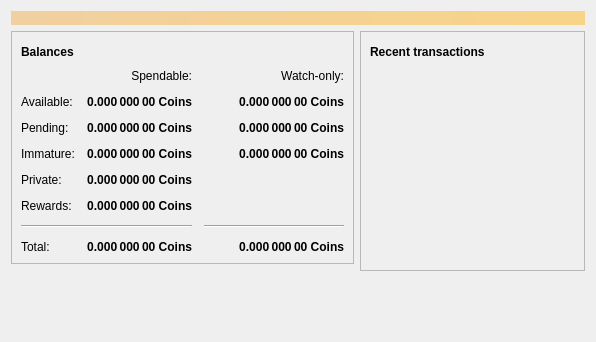
<?xml version="1.0" encoding="UTF-8"?>
<ui version="4.0">
 <class>OverviewPage</class>
 <widget class="QWidget" name="OverviewPage">
  <property name="geometry">
   <rect>
    <x>0</x>
    <y>0</y>
    <width>596</width>
    <height>342</height>
   </rect>
  </property>
  <property name="windowTitle">
   <string>Form</string>
  </property>
  <layout class="QVBoxLayout" name="topLayout">
   <item>
    <widget class="QLabel" name="labelAlerts">
     <property name="visible">
      <bool>false</bool>
     </property>
     <property name="styleSheet">
      <string notr="true">QLabel { background-color: qlineargradient(x1: 0, y1: 0, x2: 1, y2: 0, stop:0 #F0D0A0, stop:1 #F8D488); color:#000000; }</string>
     </property>
     <property name="wordWrap">
      <bool>true</bool>
     </property>
     <property name="margin">
      <number>3</number>
     </property>
     <property name="textInteractionFlags">
      <set>Qt::TextSelectableByMouse</set>
     </property>
    </widget>
   </item>
   <item>
    <layout class="QHBoxLayout" name="horizontalLayout" stretch="1,1">
     <item>
      <layout class="QVBoxLayout" name="verticalLayout_2">
       <item>
        <widget class="QFrame" name="frame">
         <property name="frameShape">
          <enum>QFrame::StyledPanel</enum>
         </property>
         <property name="frameShadow">
          <enum>QFrame::Raised</enum>
         </property>
         <layout class="QVBoxLayout" name="verticalLayout_4">
          <item>
           <layout class="QHBoxLayout" name="horizontalLayout_4">
            <item>
             <widget class="QLabel" name="label_6">
              <property name="font">
               <font>
                <bold>true</bold>
               </font>
              </property>
              <property name="text">
               <string>Balances</string>
              </property>
             </widget>
            </item>
            <item>
             <widget class="QPushButton" name="labelWalletStatus">
              <property name="enabled">
               <bool>true</bool>
              </property>
              <property name="maximumSize">
               <size>
                <width>30</width>
                <height>16777215</height>
               </size>
              </property>
              <property name="toolTip">
               <string>The displayed information may be out of date. Your wallet automatically synchronizes with the ZKstake network after a connection is established, but this process has not completed yet.</string>
              </property>
              <property name="text">
               <string/>
              </property>
              <property name="icon">
               <iconset resource="../zkstake.qrc">
                <normaloff>:/icons/warning</normaloff>
                <disabledoff>:/icons/warning</disabledoff>:/icons/warning</iconset>
              </property>
              <property name="iconSize">
               <size>
                <width>24</width>
                <height>24</height>
               </size>
              </property>
              <property name="flat">
               <bool>true</bool>
              </property>
             </widget>
            </item>
            <item>
             <spacer name="horizontalSpacer_4">
              <property name="orientation">
               <enum>Qt::Horizontal</enum>
              </property>
              <property name="sizeHint" stdset="0">
               <size>
                <width>40</width>
                <height>20</height>
               </size>
              </property>
             </spacer>
            </item>
           </layout>
          </item>
          <item>
           <layout class="QGridLayout" name="gridLayout" rowstretch="0,0,0,0,0,0,0,0">
            <property name="spacing">
             <number>12</number>
            </property>
            <item row="7" column="0">
             <widget class="QLabel" name="labelTotalText">
              <property name="text">
               <string>Total:</string>
              </property>
             </widget>
            </item>
            <item row="7" column="1">
             <widget class="QLabel" name="labelTotal">
              <property name="font">
               <font>
                <bold>true</bold>
               </font>
              </property>
              <property name="cursor">
               <cursorShape>IBeamCursor</cursorShape>
              </property>
              <property name="toolTip">
               <string>Your current total balance</string>
              </property>
              <property name="text">
               <string notr="true">0.000 000 00 Coins</string>
              </property>
              <property name="alignment">
               <set>Qt::AlignRight|Qt::AlignTrailing|Qt::AlignVCenter</set>
              </property>
              <property name="textInteractionFlags">
               <set>Qt::LinksAccessibleByMouse|Qt::TextSelectableByKeyboard|Qt::TextSelectableByMouse</set>
              </property>
             </widget>
            </item>
            <item row="1" column="2">
             <widget class="QLabel" name="labelWatchAvailable">
              <property name="font">
               <font>
                <bold>true</bold>
               </font>
              </property>
              <property name="cursor">
               <cursorShape>IBeamCursor</cursorShape>
              </property>
              <property name="toolTip">
               <string>Your current balance in watch-only addresses</string>
              </property>
              <property name="text">
               <string notr="true">0.000 000 00 Coins</string>
              </property>
              <property name="alignment">
               <set>Qt::AlignRight|Qt::AlignTrailing|Qt::AlignVCenter</set>
              </property>
              <property name="textInteractionFlags">
               <set>Qt::LinksAccessibleByMouse|Qt::TextSelectableByKeyboard|Qt::TextSelectableByMouse</set>
              </property>
             </widget>
            </item>
            <item row="2" column="2">
             <widget class="QLabel" name="labelWatchPending">
              <property name="font">
               <font>
                <bold>true</bold>
               </font>
              </property>
              <property name="cursor">
               <cursorShape>IBeamCursor</cursorShape>
              </property>
              <property name="toolTip">
               <string>Unconfirmed transactions to watch-only addresses</string>
              </property>
              <property name="text">
               <string notr="true">0.000 000 00 Coins</string>
              </property>
              <property name="alignment">
               <set>Qt::AlignRight|Qt::AlignTrailing|Qt::AlignVCenter</set>
              </property>
              <property name="textInteractionFlags">
               <set>Qt::LinksAccessibleByMouse|Qt::TextSelectableByKeyboard|Qt::TextSelectableByMouse</set>
              </property>
             </widget>
            </item>
            <item row="3" column="2">
             <widget class="QLabel" name="labelWatchImmature">
              <property name="font">
               <font>
                <bold>true</bold>
               </font>
              </property>
              <property name="cursor">
               <cursorShape>IBeamCursor</cursorShape>
              </property>
              <property name="toolTip">
               <string>Mined balance in watch-only addresses that has not yet matured</string>
              </property>
              <property name="text">
               <string notr="true">0.000 000 00 Coins</string>
              </property>
              <property name="alignment">
               <set>Qt::AlignRight|Qt::AlignTrailing|Qt::AlignVCenter</set>
              </property>
              <property name="textInteractionFlags">
               <set>Qt::LinksAccessibleByMouse|Qt::TextSelectableByKeyboard|Qt::TextSelectableByMouse</set>
              </property>
             </widget>
            </item>
            <item row="6" column="0" colspan="2">
             <widget class="Line" name="line">
              <property name="orientation">
               <enum>Qt::Horizontal</enum>
              </property>
             </widget>
            </item>
            <item row="2" column="1">
             <widget class="QLabel" name="labelUnconfirmed">
              <property name="font">
               <font>
                <bold>true</bold>
               </font>
              </property>
              <property name="cursor">
               <cursorShape>IBeamCursor</cursorShape>
              </property>
              <property name="toolTip">
               <string>Total of transactions that have yet to be confirmed, and do not yet count toward the spendable balance</string>
              </property>
              <property name="text">
               <string notr="true">0.000 000 00 Coins</string>
              </property>
              <property name="alignment">
               <set>Qt::AlignRight|Qt::AlignTrailing|Qt::AlignVCenter</set>
              </property>
              <property name="textInteractionFlags">
               <set>Qt::LinksAccessibleByMouse|Qt::TextSelectableByKeyboard|Qt::TextSelectableByMouse</set>
              </property>
             </widget>
            </item>
            <item row="6" column="2">
             <widget class="Line" name="lineWatchBalance">
              <property name="sizePolicy">
               <sizepolicy hsizetype="Preferred" vsizetype="Fixed">
                <horstretch>0</horstretch>
                <verstretch>0</verstretch>
               </sizepolicy>
              </property>
              <property name="minimumSize">
               <size>
                <width>140</width>
                <height>0</height>
               </size>
              </property>
              <property name="orientation">
               <enum>Qt::Horizontal</enum>
              </property>
             </widget>
            </item>
            <item row="3" column="0">
             <widget class="QLabel" name="labelImmatureText">
              <property name="text">
               <string>Immature:</string>
              </property>
             </widget>
            </item>
            <item row="3" column="1">
             <widget class="QLabel" name="labelImmature">
              <property name="font">
               <font>
                <bold>true</bold>
               </font>
              </property>
              <property name="cursor">
               <cursorShape>IBeamCursor</cursorShape>
              </property>
              <property name="toolTip">
               <string>Mined balance that has not yet matured</string>
              </property>
              <property name="text">
               <string notr="true">0.000 000 00 Coins</string>
              </property>
              <property name="alignment">
               <set>Qt::AlignRight|Qt::AlignTrailing|Qt::AlignVCenter</set>
              </property>
              <property name="textInteractionFlags">
               <set>Qt::LinksAccessibleByMouse|Qt::TextSelectableByKeyboard|Qt::TextSelectableByMouse</set>
              </property>
             </widget>
            </item>
            <item row="7" column="2">
             <widget class="QLabel" name="labelWatchTotal">
              <property name="font">
               <font>
                <bold>true</bold>
               </font>
              </property>
              <property name="cursor">
               <cursorShape>IBeamCursor</cursorShape>
              </property>
              <property name="toolTip">
               <string>Current total balance in watch-only addresses</string>
              </property>
              <property name="text">
               <string notr="true">0.000 000 00 Coins</string>
              </property>
              <property name="alignment">
               <set>Qt::AlignRight|Qt::AlignTrailing|Qt::AlignVCenter</set>
              </property>
              <property name="textInteractionFlags">
               <set>Qt::LinksAccessibleByMouse|Qt::TextSelectableByKeyboard|Qt::TextSelectableByMouse</set>
              </property>
             </widget>
            </item>
            <item row="0" column="2">
             <widget class="QLabel" name="labelWatchonly">
              <property name="text">
               <string>Watch-only:</string>
              </property>
              <property name="alignment">
               <set>Qt::AlignRight|Qt::AlignTrailing|Qt::AlignVCenter</set>
              </property>
             </widget>
            </item>
            <item row="1" column="0">
             <widget class="QLabel" name="labelBalanceText">
              <property name="text">
               <string>Available:</string>
              </property>
             </widget>
            </item>
            <item row="1" column="1">
             <widget class="QLabel" name="labelBalance">
              <property name="font">
               <font>
                <bold>true</bold>
               </font>
              </property>
              <property name="cursor">
               <cursorShape>IBeamCursor</cursorShape>
              </property>
              <property name="toolTip">
               <string>Your current spendable balance</string>
              </property>
              <property name="text">
               <string notr="true">0.000 000 00 Coins</string>
              </property>
              <property name="alignment">
               <set>Qt::AlignRight|Qt::AlignTrailing|Qt::AlignVCenter</set>
              </property>
              <property name="textInteractionFlags">
               <set>Qt::LinksAccessibleByMouse|Qt::TextSelectableByKeyboard|Qt::TextSelectableByMouse</set>
              </property>
             </widget>
            </item>
            <item row="0" column="1">
             <widget class="QLabel" name="labelSpendable">
              <property name="text">
               <string>Spendable:</string>
              </property>
              <property name="alignment">
               <set>Qt::AlignRight|Qt::AlignTrailing|Qt::AlignVCenter</set>
              </property>
             </widget>
            </item>
            <item row="2" column="0">
             <widget class="QLabel" name="labelPendingText">
              <property name="text">
               <string>Pending:</string>
              </property>
              <property name="margin">
               <number>0</number>
              </property>
             </widget>
            </item>
            <item row="4" column="0">
             <widget class="QLabel" name="labelPrivateTotalText">
              <property name="mouseTracking">
               <bool>false</bool>
              </property>
              <property name="text">
               <string>Private:</string>
              </property>
              <property name="textFormat">
               <enum>Qt::AutoText</enum>
              </property>
             </widget>
            </item>
            <item row="4" column="1">
             <widget class="QLabel" name="labelPrivateBalance">
              <property name="font">
               <font>
                <bold>true</bold>
               </font>
              </property>
              <property name="cursor">
               <cursorShape>IBeamCursor</cursorShape>
              </property>
              <property name="toolTip">
               <string>Your current private balance</string>
              </property>
              <property name="text">
               <string>0.000 000 00 Coins</string>
              </property>
              <property name="alignment">
               <set>Qt::AlignRight|Qt::AlignTrailing|Qt::AlignVCenter</set>
              </property>
              <property name="textInteractionFlags">
               <set>Qt::LinksAccessibleByMouse|Qt::TextSelectableByKeyboard|Qt::TextSelectableByMouse</set>
              </property>
             </widget>
            </item>
            <item row="2" column="3">
             <spacer name="horizontalSpacer_2">
              <property name="orientation">
               <enum>Qt::Horizontal</enum>
              </property>
              <property name="sizeType">
               <enum>QSizePolicy::Expanding</enum>
              </property>
              <property name="sizeHint" stdset="0">
               <size>
                <width>40</width>
                <height>13</height>
               </size>
              </property>
             </spacer>
            </item>
            <item row="5" column="1">
             <widget class="QLabel" name="labelInterestBalance">
              <property name="font">
               <font>
                <bold>true</bold>
               </font>
              </property>
              <property name="cursor">
               <cursorShape>IBeamCursor</cursorShape>
              </property>
              <property name="toolTip">
               <string>Your current rewards (interest)</string>
              </property>
              <property name="text">
               <string>0.000 000 00 Coins</string>
              </property>
              <property name="alignment">
               <set>Qt::AlignRight|Qt::AlignTrailing|Qt::AlignVCenter</set>
              </property>
              <property name="textInteractionFlags">
               <set>Qt::LinksAccessibleByMouse|Qt::TextSelectableByKeyboard|Qt::TextSelectableByMouse</set>
              </property>
             </widget>
            </item>
            <item row="5" column="0">
             <widget class="QLabel" name="labelInterestTotalText">
              <property name="text">
               <string>Rewards:</string>
              </property>
             </widget>
            </item>
           </layout>
          </item>
         </layout>
        </widget>
       </item>
       <item>
        <widget class="QLabel" name="label">
         <property name="styleSheet">
          <string notr="true">image: url(:/icons/zkstake);</string>
         </property>
         <property name="text">
          <string/>
         </property>
        </widget>
       </item>
      </layout>
     </item>
     <item>
      <layout class="QVBoxLayout" name="verticalLayout_3">
       <item>
        <widget class="QFrame" name="frame_2">
         <property name="frameShape">
          <enum>QFrame::StyledPanel</enum>
         </property>
         <property name="frameShadow">
          <enum>QFrame::Raised</enum>
         </property>
         <layout class="QVBoxLayout" name="verticalLayout">
          <item>
           <layout class="QHBoxLayout" name="horizontalLayout_2">
            <item>
             <widget class="QLabel" name="label_4">
              <property name="font">
               <font>
                <bold>true</bold>
               </font>
              </property>
              <property name="text">
               <string>Recent transactions</string>
              </property>
             </widget>
            </item>
            <item>
             <widget class="QPushButton" name="labelTransactionsStatus">
              <property name="enabled">
               <bool>true</bool>
              </property>
              <property name="maximumSize">
               <size>
                <width>30</width>
                <height>16777215</height>
               </size>
              </property>
              <property name="toolTip">
               <string>The displayed information may be out of date. Your wallet automatically synchronizes with the ZKstake network after a connection is established, but this process has not completed yet.</string>
              </property>
              <property name="text">
               <string/>
              </property>
              <property name="icon">
               <iconset resource="../zkstake.qrc">
                <normaloff>:/icons/warning</normaloff>
                <disabledoff>:/icons/warning</disabledoff>:/icons/warning</iconset>
              </property>
              <property name="iconSize">
               <size>
                <width>24</width>
                <height>24</height>
               </size>
              </property>
              <property name="flat">
               <bool>true</bool>
              </property>
             </widget>
            </item>
            <item>
             <spacer name="horizontalSpacer">
              <property name="orientation">
               <enum>Qt::Horizontal</enum>
              </property>
              <property name="sizeHint" stdset="0">
               <size>
                <width>40</width>
                <height>20</height>
               </size>
              </property>
             </spacer>
            </item>
           </layout>
          </item>
          <item>
           <widget class="QListView" name="listTransactions">
            <property name="styleSheet">
             <string notr="true">QListView { background: transparent; }</string>
            </property>
            <property name="frameShape">
             <enum>QFrame::NoFrame</enum>
            </property>
            <property name="verticalScrollBarPolicy">
             <enum>Qt::ScrollBarAlwaysOff</enum>
            </property>
            <property name="horizontalScrollBarPolicy">
             <enum>Qt::ScrollBarAlwaysOff</enum>
            </property>
            <property name="selectionMode">
             <enum>QAbstractItemView::NoSelection</enum>
            </property>
           </widget>
          </item>
         </layout>
        </widget>
       </item>
       <item>
        <spacer name="verticalSpacer_2">
         <property name="orientation">
          <enum>Qt::Vertical</enum>
         </property>
         <property name="sizeHint" stdset="0">
          <size>
           <width>20</width>
           <height>40</height>
          </size>
         </property>
        </spacer>
       </item>
      </layout>
     </item>
    </layout>
   </item>
  </layout>
 </widget>
 <resources>
  <include location="../zkstake.qrc"/>
 </resources>
 <connections/>
</ui>
